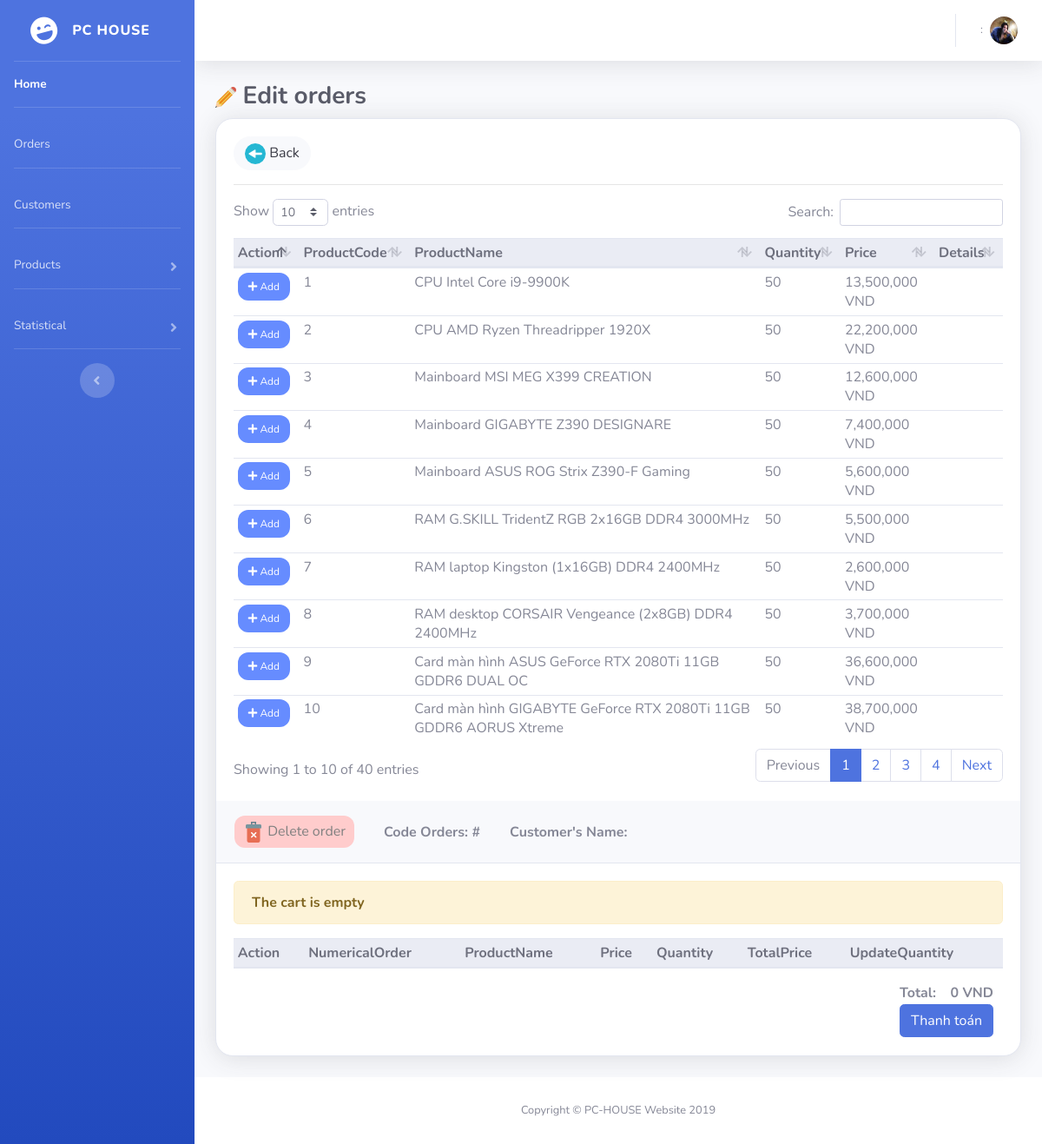
Screenshot of /orders/edit-old.php with the database file from the repository.
### tables this page shows
create table PRODUCTS
(
   PRO_ID               int not null AUTO_INCREMENT,
   PR_ID                int not null,
   CA_ID                int not null,
   PRO_NAME             varchar(100) not null,
   PRO_DETAIL           text,
   PRO_PRICE            decimal not null,
   PRO_QUANTITY         int not null,
   primary key (PRO_ID)
);

### orders/dbconfig/db-driver.php (called while the page is built, shortened)
<?php
include_once("database.php");
function show_products()
{
    global $conn;
    $sql = "SELECT p.`pro_id` as ProductCode, p.`pro_name` as ProductName, SUM(p.`pro_quantity`) as Quantity, FORMAT(SUM(p.`pro_price`),0) as Price, p.`pro_detail` as Details
            FROM `products` p
            GROUP BY p.`pro_id`;";
    $result = mysqli_query($conn, $sql);
    $datas = array();
    if ($result) {
        while ($rows = mysqli_fetch_assoc($result)) {
            $datas[] = $rows;
        }
    }
    return $datas;
}

### orders/edit-old.php (the view, shortened to what this page needs)
<?php
include_once("dbconfig/db-driver.php");
$total = 0;
?>
<!DOCTYPE html>
<html lang="en">
<head>
    <?php include_once("../layout/meta_link.php"); ?>
    <?php include_once("../layout/cssdatatables.php"); ?>
</head>
<body id="page-top">
    <div id="wrapper">
        <?php include_once("../layout/sidebar.php"); ?>
        <div id="content-wrapper" class="d-flex flex-column">
            <div id="content">
                <?php include_once("../layout/topbar.php"); ?>
                <?php
                include_once("dbconfig/db-driver.php");
                $listProducts = show_products();
                ?>
                <div class="container-fluid">
                    <h1 class="h3 mb-2 text-gray-800"><img src="./imgs/edit.png"><strong> Edit orders </strong></h1>
                    <div class="card shadow mb-4" style="border-radius: 20px;">
                        <div class="card-body">
                            <a href="./management.php">
                                <button type="submit" style="border-radius: 30px;" class="btn btn-light" name="back">
                                    <img src="./imgs/back.png"> Back
                                </button>
                            </a>
                            <hr>
                            <div class="table-responsive">
                                <table class="table table-hover table-sm" id="dataTable" width="100%" cellspacing="0">
                                    <thead class="thead-light">
                                        <tr>
                                            <th>Action</th>
                                            <th>ProductCode</th>
                                            <th>ProductName</th>
                                            <th>Quantity</th>
                                            <th>Price</th>
                                            <th>Details</th>
                                        </tr>
                                    </thead>
                                    <tbody>
                                        <?php
                                        foreach ($listProducts as $product) {
                                            ?>
                                            <tr>
                                                <form id="get-id-product" method="GET">
                                                    <td>
                                                        <button type="submit" class="btn-add" name="addProduct"><i class="fas fa-plus"></i> Add</button>
                                                    </td>
                                                    <td><?php echo $product['ProductCode']; ?></td>
                                                    <td><?php echo $product['ProductName']; ?></td>
                                                    <td>
                                                        <?php echo $product['Quantity']; ?>
                                                    </td>
                                                    <td><?php echo $product['Price']; ?> VND</td>
                                                    <td><?php echo $product['Details']; ?></td>
                                                </form>
                                            </tr>
                                        <?php } ?>
                                    </tbody>
                                </table>
                            </div>
                        </div>
                        <div class="card-header py-3">
                            <h6 class="m-0 font-weight-bold text-primary">
                                <table>
                                    <tr>
                                        <form action="#" method="GET">
                                            <th>
                                                <button type="submit" style="border-radius: 12px;" class="btn btn-delete-order btn-outline-danger btn-sm" name="deleteOrders">
                                                    <img src="./imgs/trash.png"> Delete order
                                                </button>
                                            </th>
                                        </form>
                                        <th>&emsp;&emsp;Code Orders: <?php echo "#$ordersID" ?></th>
                                        <th>&emsp;&emsp;Customer's Name: <?php echo $customerName ?></th>
                                    </tr>
                                </table>
                            </h6>
                        </div>
                        <div class="card-body">
                            <div class="table-responsive">
                                <table class="table table-hover table-sm" id="dataTable" width="100%" cellspacing="0">
                                    <thead class="thead-light">
                                        <tr>
                                            <th>Action</th>
                                            <th>NumericalOrder</th>
                                            <th>ProductName</th>
                                            <th>Price</th>
                                            <th>Quantity</th>
                                            <th>TotalPrice</th>
                                            <th>UpdateQuantity</th>
                                        </tr>
                                    </thead>
                                    <tbody>
                                        <?php
                                        if (empty($listOrderDetails)) { ?>
                                            <div class="alert alert-warning">
                                                <strong>The cart is empty</strong>
                                            </div>
                                        <?php
                                        } ?>
                                    </tbody>
                                </table>
                                <table style="border:0px; float: right; margin-right: 10px">
                                    <tr>
                                        <th colspan="4">Total: </th>
                                        <th style="text-align: right;" colspan="3"><?php echo number_format($total); ?> VND</th>
                                    </tr>
                                    <tr>
                                        <th colspan="7"> <input style="float: right;" type="submit" class="btn btn-primary" onclick="pay()" name="pay" value="Thanh toán"></th>
                                    </tr>
                                </table>
                            </div>
                        </div>
                    </div>
                </div>
            </div>
            <?php include_once("../layout/footer.php"); ?>
        </div>
    </div>
</body>
</html>

### orders/edit-old.php (style rules this page uses)
.btn-add { background-color: #668cff; border: none; color: white; padding: 8px 12px; font-size: 12px; cursor: pointer; border-radius: 12px; }
.btn-delete-order { border: 0px solid #c2d6d6; background-color: #ffcccc; color: gray; padding: 6px 10px; font-size: 16px; cursor: pointer; }

### rows the page displays
products: PRO_ID "1", PRO_NAME "CPU Intel Core i9-9900K", Quantity "50", Price "13,500,000"
products: PRO_ID "2", PRO_NAME "CPU AMD Ryzen Threadripper 1920X", Quantity "50", Price "22,200,000"
products: PRO_ID "3", PRO_NAME "Mainboard MSI MEG X399 CREATION", Quantity "50", Price "12,600,000"
products: PRO_ID "4", PRO_NAME "Mainboard GIGABYTE Z390 DESIGNARE", Quantity "50", Price "7,400,000"
products: PRO_ID "5", PRO_NAME "Mainboard ASUS ROG Strix Z390-F Gaming", Quantity "50", Price "5,600,000"
products: PRO_ID "6", PRO_NAME "RAM G.SKILL TridentZ RGB 2x16GB DDR4 3000MHz", Quantity "50", Price "5,500,000"
products: PRO_ID "7", PRO_NAME "RAM laptop Kingston (1x16GB) DDR4 2400MHz", Quantity "50", Price "2,600,000"
products: PRO_ID "8", PRO_NAME "RAM desktop CORSAIR Vengeance (2x8GB) DDR4 2400MHz", Quantity "50", Price "3,700,000"
products: PRO_ID "9", PRO_NAME "Card màn hình ASUS GeForce RTX 2080Ti 11GB GDDR6 DUAL OC", Quantity "50", Price "36,600,000"
products: PRO_ID "10", PRO_NAME "Card màn hình GIGABYTE GeForce RTX 2080Ti 11GB GDDR6 AORUS Xtreme", Quantity "50", Price "38,700,000"

### other values shown
$total "0"
